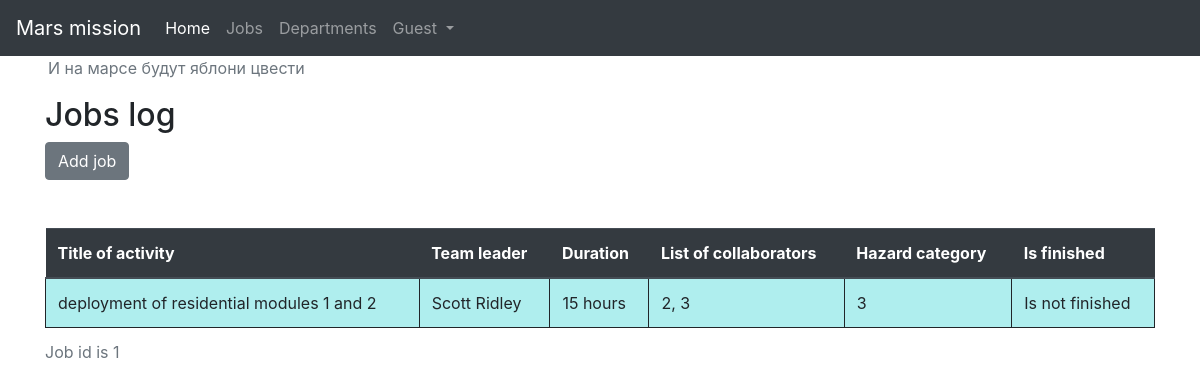
/jobs, run on an earlier commit of the app's database.
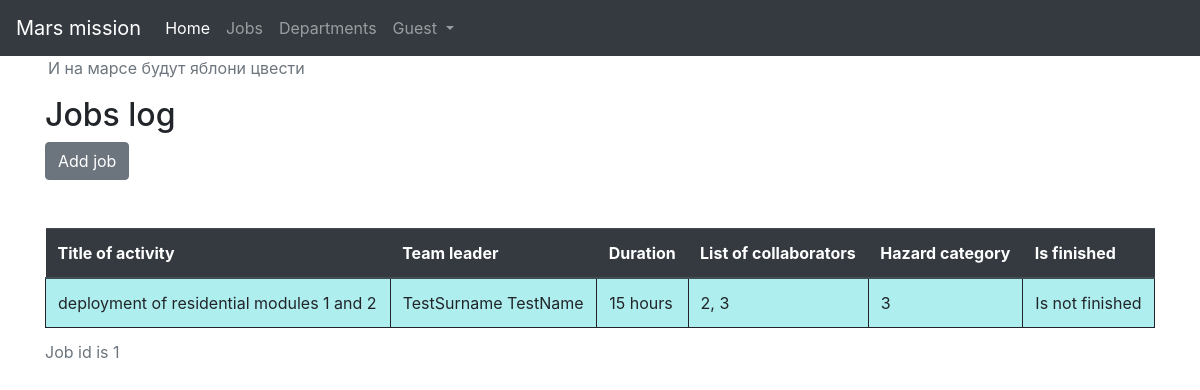
And on a later commit of the database.
### data/jobs.py (models this page shows, shortened)
class Jobs(SqlAlchemyBase, SerializerMixin):
    __tablename__ = 'jobs'
    id = sqlalchemy.Column(sqlalchemy.Integer, primary_key=True, autoincrement=True)
    job = sqlalchemy.Column(sqlalchemy.String, nullable=True)
    work_size = sqlalchemy.Column(sqlalchemy.Integer, nullable=True, default=0)
    collaborators = sqlalchemy.Column(sqlalchemy.String, nullable=True)
    start_date = sqlalchemy.Column(sqlalchemy.DateTime, default=datetime.datetime.now)
    end_date = sqlalchemy.Column(sqlalchemy.DateTime, default=datetime.datetime.now)
    hazard_category = sqlalchemy.Column(sqlalchemy.Integer, default=3)
    is_finished = sqlalchemy.Column(sqlalchemy.Boolean, default=True)
    team_leader = sqlalchemy.Column(sqlalchemy.Integer, sqlalchemy.ForeignKey("users.id"))
    user = orm.relation('User')

### data/users.py (models this page shows, shortened)
class User(SqlAlchemyBase, UserMixin, SerializerMixin):
    __tablename__ = 'users'
    id = sqlalchemy.Column(sqlalchemy.Integer, primary_key=True, autoincrement=True)
    surname = sqlalchemy.Column(sqlalchemy.String, nullable=True)
    name = sqlalchemy.Column(sqlalchemy.String, nullable=True)
    age = sqlalchemy.Column(sqlalchemy.Integer, nullable=True)
    position = sqlalchemy.Column(sqlalchemy.String, nullable=True)
    speciality = sqlalchemy.Column(sqlalchemy.String, nullable=True)
    address = sqlalchemy.Column(sqlalchemy.String, nullable=True)
    email = sqlalchemy.Column(sqlalchemy.String, index=True, unique=True, nullable=True)
    hashed_password = sqlalchemy.Column(sqlalchemy.String, nullable=True)
    modifed_date = sqlalchemy.Column(sqlalchemy.DateTime, default=datetime.now)
    city_from = sqlalchemy.Column(sqlalchemy.String)
    jobs = orm.relation('Jobs', back_populates='user')
    departments = orm.relationship('Department', back_populates='user')

### jobs_view.py (the view)
@blueprint.route('/jobs')
def jobs_table():
    session = db.create_session()
    jobs = session.query(models.jobs.Jobs).all()
    return render_template('jobs_table.html', current_user=current_user,
                           jobs=jobs)

### data/db_session.py (called while the page is built)
def create_session() -> Session:
    global __factory
    return __factory()

### templates/jobs/jobs_table.html (shortened to what this page needs)
{% extends 'base.html' %}
{% block content %}
<h2>Jobs log</h2>
<a href="/jobs/new" class="btn btn-secondary">Add job</a>
{% if jobs %}
    {% for job in jobs %}
    <div>
        <table class="table w-90 mt-5 mb-5">
            <caption>
                Job id is {{ job.id }}
            </caption>
            <thead class="thead-dark">
            <tr>
                <th>Title of activity</th>
                <th>Team leader</th>
                <th>Duration</th>
                <th>List of collaborators</th>
                <th>Hazard category</th>
                <th>Is finished</th>
            </tr>
            </thead>
            <tbody>
            <tr>
                <td>{{ job.job }}</td>
                <td>{{ job.user.surname }} {{ job.user.name }}</td>
                <td>{{ job.work_size }} hours</td>
                <td>{{ job.collaborators }}</td>
                <td>{{ job.hazard_category }}</td>
                <td>{% if job.is_finished %} Finished {% else %} Is not finished {% endif %}</td>
            </tr>
            </tbody>
        </table>
    </div>
    {% endfor %}
{% else %}
    <p>No works found</p>
{% endif %}
{% endblock %}

### templates/base.html (shortened to what this page needs)
<!DOCTYPE html>
<html>
    <head>
        <link rel="stylesheet" href="https://stackpath.bootstrapcdn.com/bootstrap/4.4.1/css/bootstrap.min.css">
        <link rel="stylesheet" type="text/css" href="/static/css/style.css"/>
    </head>
    <body>
        <nav class="navbar navbar-expand-lg navbar-dark bg-dark">
            <a class="navbar-brand" href="#">Mars mission</a>
            <div class="collapse navbar-collapse" id="navbarNavDropdown">
            <ul class="navbar-nav">
                <li class="nav-item active">
                    <a class="nav-link" href="/">Home <span class="sr-only">(current)</span></a>
                </li>
                <li class="nav-item">
                    <a class="nav-link" href="/jobs">Jobs</a>
                </li>
                <li class="nav-item">
                    <a class="nav-link" href="/departments">Departments</a>
                </li>
                <li class="nav-item dropdown">
                    <a class="nav-link dropdown-toggle" href="#" id="navbarDropdown" role="button" data-toggle="dropdown" aria-haspopup="true" aria-expanded="false">
                        {% if current_user.is_authenticated %} {{ current_user.surname }} {{ current_user.name}} {% else %} Guest {% endif %}
                    </a>
                </li>
            </ul>
            </div>
        </nav>
        <p class="text-muted ml-5">И на марсе будут яблони цвести</p>
        <div class="container">
            {% block content %}
            {% endblock %}
        </div>
    </body>
</html>

### static/css/style.css (style rules this page uses)
table tr td { border-style: solid; border-width: 1px; background-color: paleturquoise; }

What changed in the data, as far as the page shows it:
changed Jobs "deployment of residential modules 1 and 2": user.surname "Scott" → "TestSurname"; user.name "Ridley" → "TestName"
